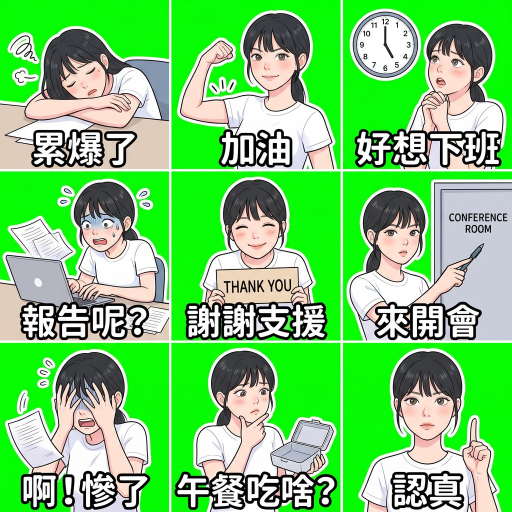
#> input picture reference/upstream-line-sticker-studio/assets/sample-grid.jpg, 1024 x 1024 px (shown at 1/2 size)
$ python -i exporter.py   (imports and definitions only)
#> lines starting #> are read from the running program, lines starting #| are printed output that depends on the picture
from __future__ import annotations

import functools
import json
import re
import zlib
from dataclasses import replace
from io import BytesIO
from pathlib import Path
from typing import Sequence
from zipfile import ZIP_DEFLATED, BadZipFile, ZipFile

from PIL import Image
from PIL.Image import DecompressionBombError

from .content import measure_cell_content
from .spec import (
    LINE_BIG_SPEC, LINE_STATIC_SPEC, LINEStickerSpec,
    MIN_VISIBLE_RATIO, MAX_SAFE_COVERAGE, MAX_LIGHT_NEUTRAL_RATIO,
)

ImageSource = Image.Image | str | Path


# [40 lines left out: functions _load_image, fit_to_canvas, _png_bytes, not called in this run]


# Static-sticker pack sizes allowed by LINE Creators Market.
LINE_PACK_SIZES = (8, 16, 24, 32, 40)
# Message stickers accept fewer sizes and want no margin (LINE adds one).
LINE_MESSAGE_PACK_SIZES = (8, 16, 24)


def export_line_zip(
    stickers: Sequence[ImageSource],
    output_path: str | Path,
    *,
    title: str = "sticker-forge pack",
    author: str = "sticker-forge",
    main_index: int = 0,
    tab_index: int = 0,
    spec: LINEStickerSpec = LINE_STATIC_SPEC,
    pack_sizes: tuple[int, ...] = LINE_PACK_SIZES,
    readme: str | None = None,
) -> Path:
    """Export a LINE static sticker pack (8/16/24/32/40) plus main/tab previews."""
    count = len(stickers)
    if count not in pack_sizes:
        allowed = " / ".join(str(size) for size in pack_sizes)
        raise ValueError(f"LINE packs must have {allowed} stickers, got {count}")

    loaded = [_load_image(sticker) for sticker in stickers]
    if not 0 <= main_index < count or not 0 <= tab_index < count:
        raise ValueError("main_index and tab_index must point at a sticker in the pack")
    output = Path(output_path)
    output.parent.mkdir(parents=True, exist_ok=True)

    resized_stickers = [
        fit_to_canvas(sticker, spec.sticker_size, padding=spec.sticker_padding) for sticker in loaded
    ]
    main_image = fit_to_canvas(loaded[main_index], spec.main_size, padding=spec.main_padding)
    tab_image = fit_to_canvas(loaded[tab_index], spec.tab_size, padding=spec.tab_padding)

    if readme is None:
        readme = (
            f"{title}\n"
            f"Author: {author}\n\n"
            "This ZIP was generated locally by sticker-forge.\n"
            f"It contains {count} static sticker images, main.png, and tab.png.\n"
            "Manual LINE Creators Market submission:\n"
            "1. Sign in at https://creator.line.me/zh-hant/.\n"
            "2. Create a new Sticker item.\n"
            "3. Fill sticker description, image edit, and sales information tabs.\n"
            f"4. Upload this ZIP, or upload main.png, tab.png, and 01.png-{count:02d}.png manually.\n"
            "5. Click the sales application button manually after all fields are complete.\n"
            "Review current LINE Creators Market rules before submission.\n"
        )

    with ZipFile(output, "w", compression=ZIP_DEFLATED) as archive:
        archive.writestr("main.png", _png_bytes(main_image))
        archive.writestr("tab.png", _png_bytes(tab_image))
        for index, sticker in enumerate(resized_stickers, start=1):
            archive.writestr(f"{index:02d}.png", _png_bytes(sticker))
        archive.writestr("README.txt", readme)

    return output


def export_message_zip(
    images: Sequence[ImageSource],
    output_path: str | Path,
    *,
    title: str = "sticker-forge message pack",
    author: str = "sticker-forge",
    main_index: int = 0,
    tab_index: int = 0,
) -> Path:
    """Export a LINE message sticker pack (8/16/24, no baked-in margin)."""
    count = len(images)
    spec = replace(LINE_STATIC_SPEC, sticker_padding=0)
    readme = (
        f"{title}\n"
        f"Author: {author}\n\n"
        "This ZIP was generated locally by sticker-forge (LINE message stickers).\n"
        f"It contains {count} message-sticker images (370x320 max), main.png (240x240),\n"
        "and tab.png (96x74). Message stickers let the sender type a short message onto\n"
        "the sticker; the text position and font are set in LINE's editor, not here.\n"
        "Manual LINE Creators Market submission:\n"
        "1. Sign in and create a new Message Sticker item.\n"
        "2. Choose 8, 16, or 24 stickers on the Manage Stickers page.\n"
        "3. Upload the images; LINE adds margins automatically, so none is baked in.\n"
        "4. Set the text position, font, and default message per sticker in LINE's editor.\n"
        "Review current LINE Creators Market message-sticker rules before submission.\n"
    )
    return export_line_zip(
        images,
        output_path,
        title=title,
        author=author,
        main_index=main_index,
        tab_index=tab_index,
        spec=spec,
        pack_sizes=LINE_MESSAGE_PACK_SIZES,
        readme=readme,
    )


# [61 lines left out: functions export_big_zip, export_stickers_zip, not called in this run]


# Static-sticker specs for other chat platforms (all transparent PNG/WebP).
# References: sticker-convert, StampNyaa, each platform's creator docs.
PLATFORM_SPECS = {
    "telegram": {"size": (512, 512), "format": "PNG", "ext": "png", "tray": None},
    "whatsapp": {"size": (512, 512), "format": "WEBP", "ext": "webp", "tray": (96, 96)},
    "discord": {"size": (320, 320), "format": "PNG", "ext": "png", "tray": None},
    "signal": {"size": (512, 512), "format": "PNG", "ext": "png", "tray": None},
}
SIGNAL_MAX_STICKERS = 200
SIGNAL_DEFAULT_EMOJI = "🙂"


# [107 lines left out: functions _normalise_signal_emojis, _signal_manifest, _encode_image, export_platform_zip, not called in this run]


# LINE custom emoji (Regular Emoji) spec, verified from
# https://creator.line.me/en/guideline/emoji/ and .../emoji/detail/ :
# 8-40 images at 180x180 PNG (transparent), filenames 001.png..0NN.png, plus a
# 96x74 chat thumbnail icon (uploaded separately in the LINE UI), ZIP < 20 MB.
LINE_EMOJI_SIZE = (180, 180)
LINE_EMOJI_THUMB_SIZE = (96, 74)
LINE_EMOJI_MIN = 8
LINE_EMOJI_MAX = 40


# [43 lines left out: function export_emoji_zip, not called in this run]


# LINE animated sticker spec, verified from
# https://creator.line.me/en/guideline/animationsticker/ :
# 8/16/24 stickers, up to 320x270 APNG (5-20 frames, one side >= 270), an animated
# 240x240 APNG main image, a static 96x74 PNG tab, loops totalling <= 4 seconds.
LINE_ANIM_MAX_SIZE = (320, 270)
LINE_ANIM_MAIN_SIZE = (240, 240)
LINE_ANIM_TAB_SIZE = (96, 74)
LINE_ANIM_PACK_SIZES = (8, 16, 24)
LINE_ANIM_MIN_FRAMES = 5
LINE_ANIM_MAX_FRAMES = 20


# [149 lines left out: functions _fit_frames_within, _fit_durations_to_total, _apng_bytes, _checked_apng_bytes, export_animated_zip, not called in this run]


# LINE pop-up/effect stickers share the same asset shape: 8/16/24 static
# stickers plus 480x480 APNG screen animations and an APNG main image.
LINE_SCREEN_ANIM_SIZE = (480, 480)
LINE_SCREEN_ANIM_PACK_SIZES = (8, 16, 24)
LINE_SCREEN_ANIM_MIN_FRAMES = 5
LINE_SCREEN_ANIM_MAX_FRAMES = 20
LINE_SCREEN_ANIM_MAX_BYTES = 1_000_000
LINE_SCREEN_ANIM_ZIP_MAX_BYTES = 60_000_000


def _fit_screen_frames(frames: Sequence[Image.Image]) -> list[Image.Image]:
    return [fit_to_canvas(frame, LINE_SCREEN_ANIM_SIZE, padding=0) for frame in frames]


# [160 lines left out: functions _validate_screen_animation_inputs, _export_screen_animation_zip, export_popup_zip, export_effect_zip, _is_fully_opaque, not called in this run]


def _zip_validator(validate):
    """Report a missing, unreadable or non-ZIP file as a validation error instead of raising."""

    # [8 lines left out: function wrapper, not called in this run]

    return wrapper


# [111 lines left out: functions _read_image, validate_line_zip, validate_emoji_zip, not called in this run]


def validate_big_zip(zip_path: str | Path) -> list[str]:
    """Return validation errors for a LINE Big Sticker ZIP."""
    return validate_line_zip(zip_path, spec=LINE_BIG_SPEC)


# [82 lines left out: function _validate_screen_animation_zip, not called in this run]


def validate_popup_zip(zip_path: str | Path) -> list[str]:
    """Return validation errors for a LINE pop-up sticker ZIP."""
    return _validate_screen_animation_zip(zip_path, animation_prefix="popup")


def validate_effect_zip(zip_path: str | Path) -> list[str]:
    """Return validation errors for a LINE effect sticker ZIP."""
    return _validate_screen_animation_zip(zip_path, animation_prefix="effect")


# [81 lines left out: function validate_signal_zip, not called in this run]

>>> import cv2
>>> picture = cv2.imread('../../reference/upstream-line-sticker-studio/assets/sample-grid.jpg', cv2.IMREAD_GRAYSCALE)
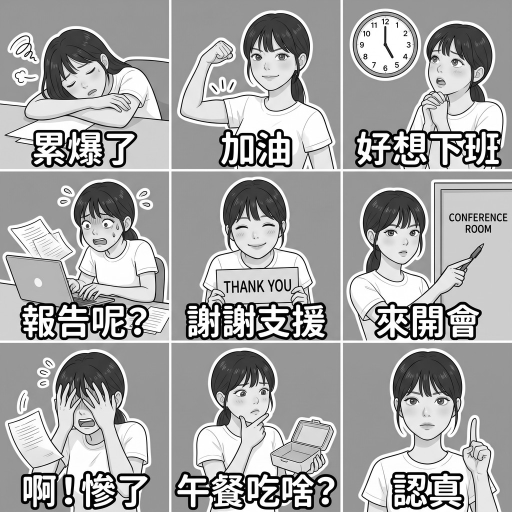
#> picture: shape (1024, 1024) (shown at 1/2 size); min 0, max 255, mean 166.4
>>> result = export_message_zip(picture, 'out.png')
#> in export_message_zip, `count = len(images)`: count = 1024
#> (the run stopped early here; a loop or call above may not have finished)
